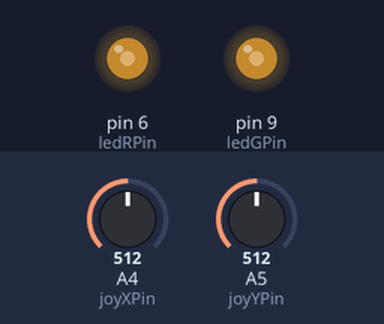
The sketch below on a simulated Arduino Uno, built with avr-gcc and run on an emulated ATmega328P. Shown: output pins drawn as LEDs (lit = HIGH). The inputs (shaded band) are chosen by the test bench; at power-on: A4 (joyXPin) = 512, A5 (joyYPin) = 512.

Above: at 1.2 s.
1.3 s: A4 (joyXPin) set to 716
At 1.6 s:
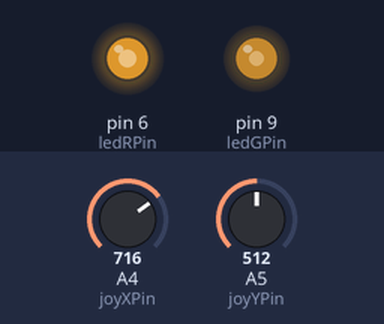
2.8 s: A5 (joyYPin) set to 716
At 3.9 s:
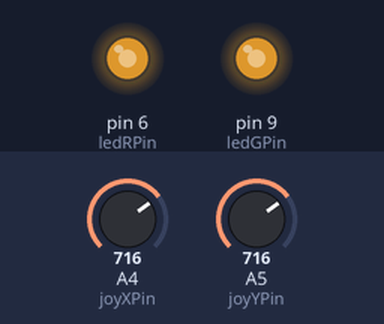
4.3 s: A4 (joyXPin) set to 900
At 5.0 s:
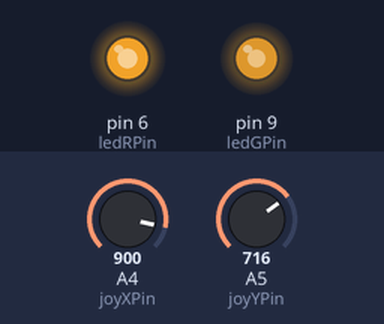
5.8 s: A5 (joyYPin) set to 900
At 6.2 s:
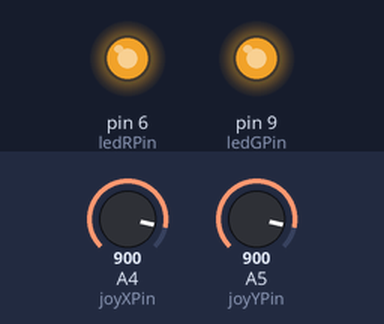
7.3 s: A4 (joyXPin) set to 511
At 8.5 s:
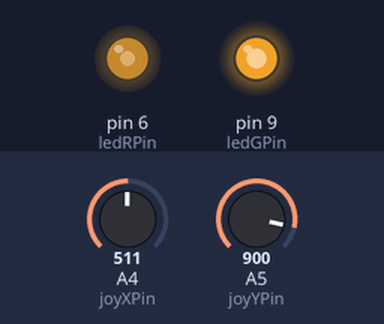
8.8 s: A5 (joyYPin) set to 122
At 9.7 s:
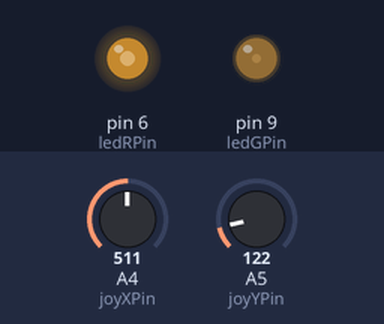
Timing chart, 0 to 11.3 s (numbered marks = the images above; inputs shaded):
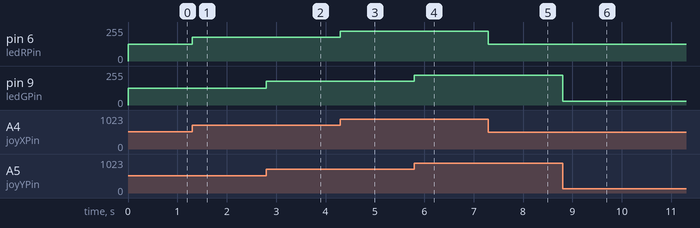

The sketch:

d_ControlLEDRGJoyXY.ino
```cpp
/*
 Controla la lumninosidad LED RG con Joystick eje x y
 Kiwibot- Jose Pujol
 */

// declaramos los pines
const int joyXPin = A4; // selecciona el pin de entrada para el joystick x
const int joyYPin = A5; // selecciona el pin de entrada para el joystick x
const int ledRPin = 6;  // selecciona pin 6 para el LED rojo
const int ledGPin = 9;  // selecciona pin 9 para el LED verde

// variables que almacenan los datos
int joyXValue = 0; // variable para almacenar los valores del joystick x
int joyXMapvalue = 0; // variable que almacena el valor del sensor mapeado 0-255
int joyYValue = 0; // variable para almacenar los valores del joystick y
int joyYMapvalue = 0; // variable que almacena el valor del sensor mapeado 0-255

void setup() {
  // nada que declarar en el setup
}

void loop() {
  // lee los valores de los sensores
  joyXValue = analogRead(joyXPin);
  joyYValue = analogRead(joyYPin);
  // mapeamos el valor de los sensores
  joyXMapvalue = map(joyXValue, 0, 1023, 0, 255);
  joyYMapvalue = map(joyYValue, 0, 1023, 0, 255);
  // escribimos el valor en analogico
  analogWrite(ledRPin, joyXMapvalue);
  analogWrite(ledGPin, joyYMapvalue);
}
```

Measured:
- after the input at 1.3 s, pin 6 (ledRPin): 127/255 → 178/255 at once
- after the input at 2.8 s, pin 9 (ledGPin): 127/255 → 178/255 at once
- after the input at 4.3 s, pin 6 (ledRPin): 178/255 → 224/255 at once
- after the input at 5.8 s, pin 9 (ledGPin): 178/255 → 224/255 at once
- after the input at 7.3 s, pin 6 (ledRPin): 224/255 → 127/255 at once
- after the input at 8.8 s, pin 9 (ledGPin): 224/255 → 30/255 at once
